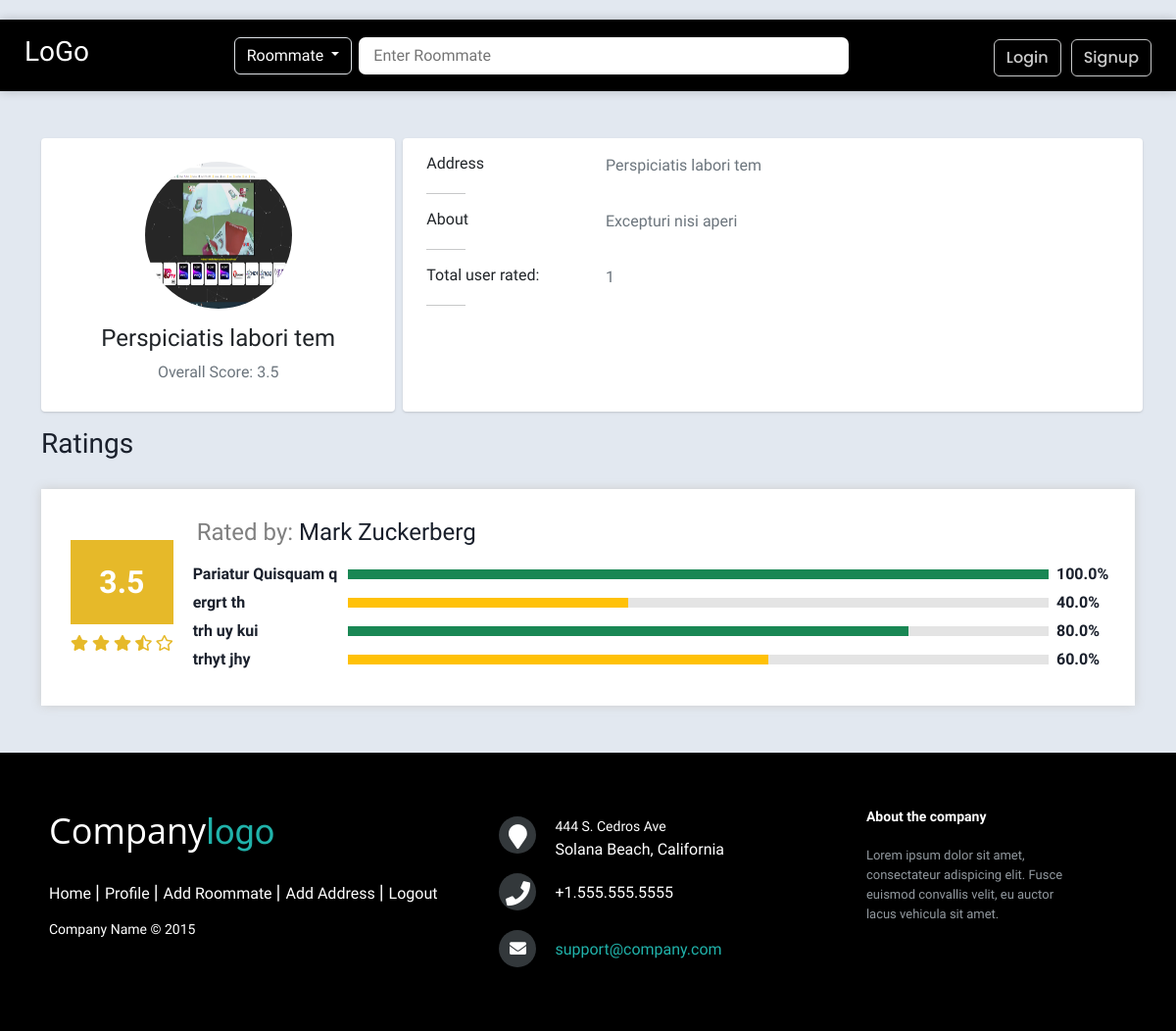
Page /address/2/ on the committed database.
### main/models.py (models this page shows, shortened)
class Address(models.Model):
    address = models.CharField(max_length=100)
    photo = models.ImageField(upload_to='images/', blank=True, null=True)
    about = models.TextField(blank=True, null=True)
    created_at = models.DateTimeField(auto_now_add=True)
    updated_at = models.DateTimeField(auto_now=True)
    def get_average_rating(self):
        ratings = AddressRating.objects.filter(address=self)
        if ratings:
            total = 0
            for rating in ratings:
                total += rating.rating
            return total / len(ratings)
        else:
            return 0
    def get_total_user_rated(self):
        ratings = AddressRating.objects.filter(address=self)
        users = []
        for rating in ratings:
            if rating.user not in users:
                users.append(rating.user)
        return len(users)

class AddressRating(models.Model):
    user = models.ForeignKey(User, on_delete=models.CASCADE)
    address = models.ForeignKey(Address, on_delete=models.CASCADE)
    attribute = models.CharField(max_length=100)
    rating = models.IntegerField()
    text = models.TextField(blank=True, null=True)
    is_default = models.BooleanField(default=False)
    created_at = models.DateTimeField(auto_now_add=True)
    updated_at = models.DateTimeField(auto_now=True)
    def get_percentage(self):
        ratings = AddressRating.objects.filter(address=self.address, attribute=self.attribute)
        total = 0
        for rating in ratings:
            total += rating.rating
        return (total / (len(ratings)*5)) * 100

### main/views.py (the view)
# urls.py: path('address/<int:address_id>/', views.address, name='address'),
def address(request, address_id):
    address = Address.objects.get(id=address_id)
    ratings = AddressRating.objects.filter(address=address)
    rating_objects = []
    rated_by = []
    for rating in ratings:
        if rating.user in rated_by:
            continue
        rated_by.append(rating.user)
        all_ratings = AddressRating.objects.filter(user=rating.user, address=address)
        average = 0
        if all_ratings:
            total = 0
            for rating in all_ratings:
                total += rating.rating
            average = total / len(all_ratings)
        star = []
        for i in range(1, 6):
            if i <= average:
                star.append('fas fa-star')
            elif i - average < 1:
                star.append('fas fa-star-half-alt')
            else:
                star.append('far fa-star')
        rating_object = {
            'user': rating.user,
            'ratings': all_ratings,
            'average': average,
            'star': star,
        }
        rating_objects.append(rating_object)
    context = {
        'address': address,
        'ratings': rating_objects,
    }
    return render(request, 'main/address.html', context)

### templates/main/address.html
{% extends "includes/base.html" %}
{% load static %}
{% block body %}
<link rel="stylesheet" href="{% static 'css/roommatedetails.css' %}">
<link rel="stylesheet" href="{% static 'css/search.css' %}">
<div class="container my-5">
    <div class="row gutters-sm">
        <div class="col-md-4 mb-3">
            <div class="card">
                <div class="card-body">
                    <div class="d-flex flex-column align-items-center text-center py-2">
                        <img src="{% if address.photo %}{{ address.photo.url }}{% else %}{% static 'images/place.png' %}{% endif %}"
                            alt="img"
                            class="rounded-circle" width="150" height="150">
                        <div class="mt-3">
                            <h4>
                                {{ address.address }}
                            </h4>
                            <p class="text-secondary mb-1">Overall Score:
                                {{address.get_average_rating}}
                            </p>
                        </div>
                    </div>
                </div>
            </div>
        </div>
        <div class="col-md-8 card mb-3">
            <div>
                <div class="card-body">
                    <div class="row">
                        <div class="col-sm-3">
                            <h6 class="mb-0">Address</h6>
                        </div>
                        <div class="col-sm-9 mb-0 text-secondary">
                            {{ address.address }}
                        </div>
                    </div>
                    <hr>
                    <div class="row">
                        <div class="col-sm-3">
                            <h6 class="mb-0">About</h6>
                        </div>
                        <div class="col-sm-9 mb-0 text-secondary">
                            {{ address.about }}
                        </div>
                    </div>
                    <hr>
                    <div class="row">
                        <div class="col-sm-3">
                            <h6 class="mb-0">Total user rated:</h6>
                        </div>
                        <div class="col-sm-9 mb-0 text-secondary">
                            {{ address.get_total_user_rated }}
                        </div>
                    </div>
                    <hr>
                </div>
            </div>
        </div>
    </div>
    <h3>Ratings</h3>
    {% for rating in ratings %}
    <div>
        <div class="search-main-div2">
            <div class="search-main-div">
                <div class="div1">
                    <h2 class="p-4 div1-text fw-bold text-center">
                        {{rating.average}}
                    </h2>
                    {% for s in rating.star %}
                        <i class="{{s}}" style="color: rgb(230, 185, 41);"></i>
                    {% endfor %}
                </div>
                <div class="div2">
                    <h4 class="mb-3 ms-1">
                        <span style="color: gray">Rated by:</span> {{rating.user.first_name}} {{rating.user.last_name}}
                    </h4>
                    {% for r in rating.ratings %}
                    <div class="div2-maindiv">
                        <p class="fw-bold mb-0" style="width: 150px">
                            {{r.attribute}}
                        </p>
                        <div class="emtydiv">
                            <p class=" mb-0 h-100
                            {% if r.get_percentage < 30 %}
                                bg-danger
                            {% elif r.get_percentage < 70 %}
                                bg-warning
                            {% else %}
                                bg-success
                            {% endif %}
                            " style="width:{{r.get_percentage}}%"></p>
                        </div>
                        <p class="fw-bold mb-0" style="width: 50px">
                            {{r.get_percentage}}%
                        </p>
                    </div>
                    {% endfor %}
                </div>
            </div>
        </div>
    </div>
    {% endfor %}
</div>
{% endblock %}

### static/css/index.css (style rules this page uses)
* { margin: 0; padding: 0; box-sizing: border-box; font-family: 'Ubuntu', sans-serif; }
hr { margin-left: 0; max-width: 40px; }

### static/css/roommatedetails.css (style rules this page uses)
body { margin-top:20px; color: #1a202c; text-align: left; background-color: #e2e8f0; }
.card { box-shadow: 0 1px 3px 0 rgba(0,0,0,.1), 0 1px 2px 0 rgba(0,0,0,.06); }
.card { position: relative; display: flex; flex-direction: column; min-width: 0; word-wrap: break-word; background-color: #fff; background-clip: border-box; border: 0 solid rgba(0,0,0,.125); border-radius: .25rem; }
.fa-star { color: rgb(255, 206, 72); }
.card-body { flex: 1 1 auto; min-height: 1px; padding: 1rem; }
.gutters-sm { margin-right: -8px; margin-left: -8px; }
.gutters-sm>.col, .gutters-sm>[class*=col-] { padding-right: 8px; padding-left: 8px; }
.mb-3, .my-3 { margin-bottom: 1rem!important; }
.h-100 { height: 100%!important; }

### static/css/search.css (style rules this page uses)
.search-main-div2 { padding: 30px; position: relative; background: white; box-shadow: 0 0 10px #ccc; margin: 0 0 30px 0; gap: 20px; margin: 30px auto; transition: all 0.3s ease-in-out; cursor: pointer; }
.search-main-div { display: flex; align-items: center; gap: 20px; }
.div1-text { background: rgb(230, 185, 41); color: white; }
.div2 { flex-grow: 1; }
.div2-maindiv { display: flex; align-items: center; justify-content: space-between; gap: 8px; margin-bottom: 5px; }
.emtydiv { flex-grow: 1; height: 10px; background: rgb(228, 228, 228); }

### rows in the picture
Address: photo (picture), address "Perspiciatis labori tem", get_average_rating "3.5", about "Excepturi nisi aperi", get_total_user_rated "1"
AddressRating: attribute "Pariatur Quisquam q", get_percentage "100.0"
AddressRating: attribute "ergrt th", get_percentage "40.0"
AddressRating: attribute "trh uy kui", get_percentage "80.0"
AddressRating: attribute "trhyt jhy", get_percentage "60.0"

### other values in the picture
{{ rating.average }} "3.5"
{{ rating.user.first_name }} "Mark"
{{ rating.user.last_name }} "Zuckerberg"
